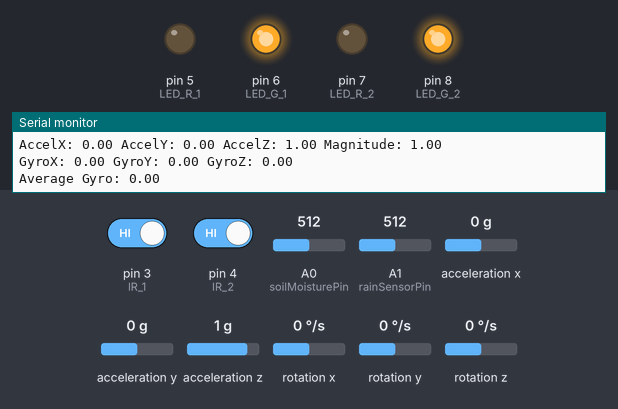
A sketch run on a simulated Arduino Uno, built with avr-gcc and run on an emulated ATmega328P. Shown: output pins drawn as LEDs (lit = HIGH), the last lines printed to the serial monitor. Inputs (shaded band) come from the test bench; at power-on: pin 3 (IR_1) HIGH, pin 4 (IR_2) HIGH, A0 (soilMoisturePin) = 512, A1 (rainSensorPin) = 512, acceleration x 0 g, acceleration y 0 g, acceleration z 1 g, rotation x 0 °/s, rotation y 0 °/s, rotation z 0 °/s. No radio packets arrive unless stated.

Above: at 1.9 s.
2.0 s: pin 3 (IR_1) driven LOW
At 4.9 s:
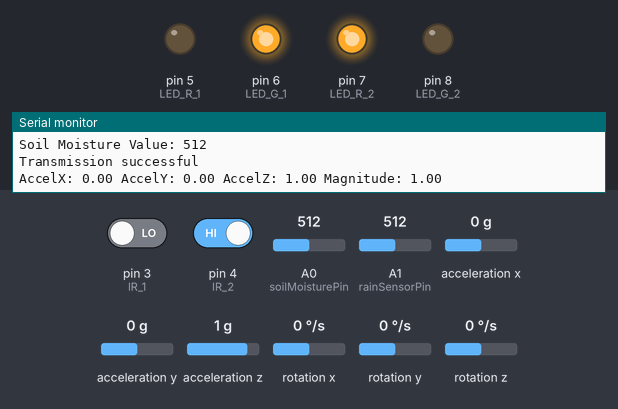
5.7 s: pin 4 (IR_2) driven LOW
At 9.6 s:
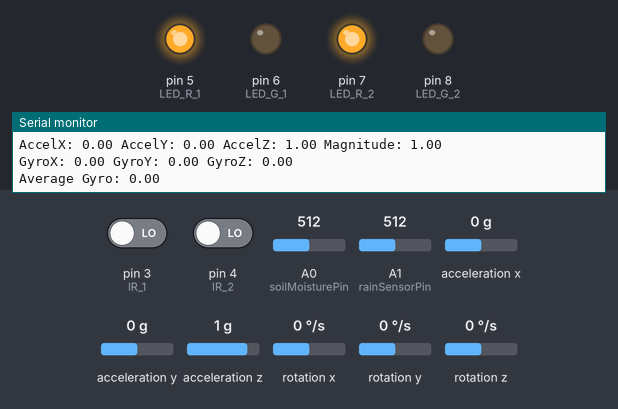
9.9 s: pin 3 (IR_1) driven HIGH
At 13.3 s:
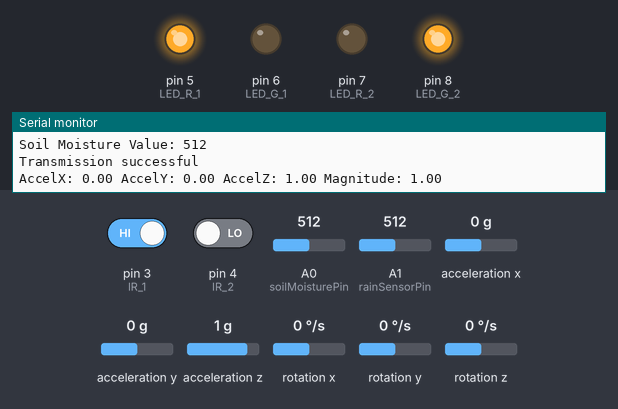
14.1 s: pin 4 (IR_2) driven HIGH
At 18.1 s:
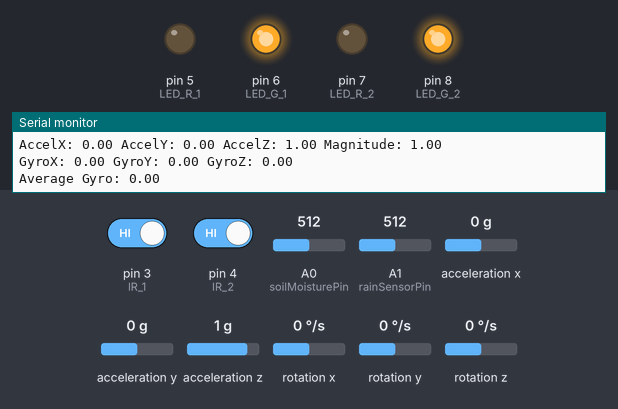
Timing chart, 0 to 19.3 s (numbered marks = the images above; inputs shaded):
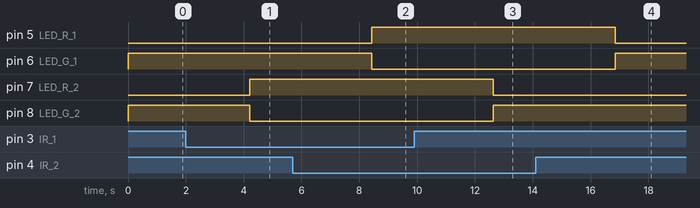

Measured:
- after the input at 2.0 s, pin 7 (LED_R_2): LOW → HIGH after 2.2 s; pin 8 (LED_G_2): HIGH → LOW after 2.2 s
- after the input at 5.7 s, pin 5 (LED_R_1): LOW → HIGH after 2.7 s; pin 6 (LED_G_1): HIGH → LOW after 2.7 s
- after the input at 9.9 s, pin 7 (LED_R_2): HIGH → LOW after 2.7 s; pin 8 (LED_G_2): LOW → HIGH after 2.7 s
- after the input at 14.1 s, pin 5 (LED_R_1): HIGH → LOW after 2.8 s; pin 6 (LED_G_1): LOW → HIGH after 2.8 s

The sketch:

testtx.ino
```cpp
#include <Wire.h>
#include <MPU6050.h>
#include <SPI.h>
#include <nRF24L01.h>
#include <RF24.h>

MPU6050 mpu;

int a = 0;
int d = 0;
int b = 0;
int c = 0;
int HIGH_M = 0, MIDDLE_M = 0, LOW_M = 0;
int HIGH_G = 0, MIDDLE_G = 0, LOW_G = 0;
int HIGH_S = 0, MIDDLE_S = 0, LOW_S = 0;
int HIGH_R = 0, MIDDLE_R = 0, LOW_R = 0;

// Define the analog pin for the soil moisture sensor
#define soilMoisturePin A0
// Define the analog pin for the rain sensor
#define rainSensorPin A1
// Define pins for Ultrasonic Sensors and LEDs
#define IR_1 3
#define IR_2 4
#define LED_R_1 5
#define LED_G_1 6
#define LED_R_2 7
#define LED_G_2 8
// Define pins for Ultrasonic sensors
//#define TRIG_PIN_1 11
//#define ECHO_PIN_1 12
//#define TRIG_PIN_2 13
//#define ECHO_PIN_2 14
// Define pins of transmitter
// NRF24L01 pins
#define CE_PIN 9
#define CSN_PIN 10

// Initialize the NRF24L01 radio
RF24 radio(CE_PIN, CSN_PIN);

// Address through which the two modules communicate
const byte address[6] = "00001";

// Define the threshold distance in centimeters
//#define THRESHOLD_DISTANCE 30

// Define thresholds for accelerometer readings (these thresholds need to be tuned based on your application)
const float lowThreshold = 1.05; // Low risk threshold for acceleration in g
const float middleThreshold = 2.4; // Middle risk threshold for acceleration in g

// Define thresholds for rain levels in volts
const float lowThresholdMin = 0.0;
const float lowThresholdMax = 2.25;
const float middleThresholdMin = 1.75;
const float middleThresholdMax = 2.75;
const float highThresholdMin = 2.25;
const float highThresholdMax = 5.0;

// Define the thresholds for moisture levels
const int lowThreshold_s = 300;
const int middleThreshold_s = 600;

void setup() {
  // Start serial communication at 115200 baud rate
  Serial.begin(115200);

  // Initialize MPU6050
  Wire.begin();
  mpu.initialize();

  // Check if MPU6050 is connected successfully
  if (!mpu.testConnection()) {
    Serial.println("MPU6050 connection failed");
    while (1);
  }

  Serial.println("MPU6050 connection successful");

  // Initialize the rain sensor pin as an input
  pinMode(rainSensorPin, INPUT);
  // Initialize the soil moisture sensor pin as an input
  pinMode(soilMoisturePin, INPUT);

  // Initialize pins for IR Sensors
  pinMode(IR_1, INPUT);
  pinMode(IR_2, INPUT);
  // Initialize pins for LEDs
  pinMode(LED_R_1, OUTPUT);
  pinMode(LED_R_2, OUTPUT);
  pinMode(LED_G_1, OUTPUT);
  pinMode(LED_G_2, OUTPUT);
  // Initialize pins for Ultrasonic Sensors
  //pinMode(TRIG_PIN_1, OUTPUT);
  //pinMode(ECHO_PIN_1, INPUT);
  //pinMode(TRIG_PIN_2, OUTPUT);
  //pinMode(ECHO_PIN_2, INPUT);

  // Turn off LEDs at start
  digitalWrite(LED_R_1, LOW);
  digitalWrite(LED_R_2, LOW);
  digitalWrite(LED_G_1, HIGH);
  digitalWrite(LED_G_2, HIGH);

  // Initialize the radio
  radio.begin();
  radio.openWritingPipe(address);
  radio.setPALevel(RF24_PA_MIN);
  radio.stopListening();

  Serial.println("Transmitter initialized");
}

void loop() {
  // Read distance from both ultrasonic sensors
  int IR_1_Value = digitalRead(IR_1);
  int IR_2_Value = digitalRead(IR_2);

  // Check if a vehicle is detected on one side and control LEDs accordingly
  if (IR_1_Value == 0) {
    // Vehicle detected on side 1, turn on LED 2 (stop light for side 2)
    digitalWrite(LED_R_2, HIGH);
    digitalWrite(LED_G_2, LOW);
  } else {
    // No vehicle detected on side 1, turn off LED 2
    digitalWrite(LED_R_2, LOW);
    digitalWrite(LED_G_2, HIGH);
  }

  if (IR_2_Value == 0) {
    // Vehicle detected on side 2, turn on LED 1 (stop light for side 1)
    digitalWrite(LED_R_1, HIGH);
    digitalWrite(LED_G_1, LOW);
  } else {
    // No vehicle detected on side 2, turn off LED 1
    digitalWrite(LED_R_1, LOW);
    digitalWrite(LED_G_1, HIGH);
  }

  // Small delay to avoid flooding the serial monitor
  delay(100);

  // Read accelerometer values
  int16_t ax, ay, az;
  mpu.getAcceleration(&ax, &ay, &az);

  // Convert to g (assuming a full-scale range of ±2g)
  float accelX = ax / 16384.0;
  float accelY = ay / 16384.0;
  float accelZ = az / 16384.0;

  // Calculate the magnitude of the acceleration vector
  float accelMagnitude = sqrt(accelX * accelX + accelY * accelY + accelZ * accelZ);

  // Print accelerometer values
  Serial.print("AccelX: "); Serial.print(accelX);
  Serial.print(" AccelY: "); Serial.print(accelY);
  Serial.print(" AccelZ: "); Serial.print(accelZ);
  Serial.print(" Magnitude: "); Serial.println(accelMagnitude);

  // Determine the risk level and print the corresponding message
  LOW_M = 0; MIDDLE_M = 0; HIGH_M = 0; // Reset values
  if (accelMagnitude <= lowThreshold) {
    LOW_M = 1;
    a = 1;
  } else if (accelMagnitude > lowThreshold && accelMagnitude <= middleThreshold) {
    MIDDLE_M = 1;
    a = 2;
  } else {
    HIGH_M = 1;
    a = 3;
  }

  // Wait for 1 second before taking another reading
  delay(1000);

  // Read gyroscope values
  int16_t gx, gy, gz;
  mpu.getRotation(&gx, &gy, &gz);

  // Convert to degrees per second (assuming a full-scale range of ±250 degrees per second)
  float gyroX = gx / 131.0;
  float gyroY = gy / 131.0;
  float gyroZ = gz / 131.0;

  // Print gyroscope values
  Serial.print("GyroX: "); Serial.print(gyroX);
  Serial.print(" GyroY: "); Serial.print(gyroY);
  Serial.print(" GyroZ: "); Serial.println(gyroZ);

  // Calculate the average of gyroscope values
  float avgGyro = (abs(gyroX) + abs(gyroY) + abs(gyroZ)) / 3.0;

  // Print the average gyroscope value
  Serial.print("Average Gyro: ");
  Serial.println(avgGyro);

  // Determine the risk level and print the corresponding message
  LOW_G = 0; MIDDLE_G = 0; HIGH_G = 0; // Reset values
  if (avgGyro <= lowThreshold) {
    LOW_G = 1;
    d = 1;
  } else if (avgGyro > lowThreshold && avgGyro <= middleThreshold) {
    MIDDLE_G = 1;
    d = 2;
  } else {
    HIGH_G = 1;
    d = 3;
  }

  // Wait for 1 second before taking another reading
  delay(1000);

  // Read the analog value from the rain sensor
  int rainSensorValue = analogRead(rainSensorPin);

  // Convert the analog value to voltage (assuming a 5V reference)
  float voltage = rainSensorValue * (5.0 / 1023.0);

  // Print the rain sensor value and voltage
  Serial.print("Rain Sensor Value: ");
  Serial.print(rainSensorValue);
  Serial.print(" Voltage: ");
  Serial.println(voltage);

  // Determine the rain level and print the corresponding message
  LOW_R = 0; MIDDLE_R = 0; HIGH_R = 0; // Reset values
  if (voltage >= lowThresholdMin && voltage <= lowThresholdMax) {
    LOW_R = 1;
    b = 1;
  } else if (voltage >= middleThresholdMin && voltage <= middleThresholdMax) {
    MIDDLE_R = 1;
    b = 2;
  } else if (voltage >= highThresholdMin && voltage <= highThresholdMax) {
    HIGH_R = 1;
    b = 3;
  } else {
    Serial.println("Rain Level: Out of Range");
  }

  // Wait for 1 second before taking another reading
  delay(1000);

  // Read the analog value from the soil moisture sensor
  int soilMoistureValue = analogRead(soilMoisturePin);

  // Print the soil moisture value
  Serial.print("Soil Moisture Value: ");
  Serial.println(soilMoistureValue);

  // Determine the moisture level and print the corresponding message
  LOW_S = 0; MIDDLE_S = 0; HIGH_S = 0; // Reset values
  if (soilMoistureValue >= 0 && soilMoistureValue <= lowThreshold_s) {
    LOW_S = 1;
    c = 1;
  } else if (soilMoistureValue > lowThreshold_s && soilMoistureValue <= middleThreshold_s) {
    MIDDLE_S = 1;
    c = 2;
  } else {
    HIGH_S = 1;
    c = 3;
  }

  // Wait for 1 second before taking another reading
  delay(1000);

  // Send message to the receiver
  char text[32];  // Maximum payload size for nRF24L01 is 32 bytes
  snprintf(text, sizeof(text), "M:%d G:%d R:%d S:%d", a, d, b, c);
  bool success = radio.write(&text, sizeof(text));
  if (success) {
    Serial.println("Transmission successful");
  } else {
    Serial.println("Transmission failed");
  }

  // Small delay to debounce the buttons
  delay(100);
}
```
